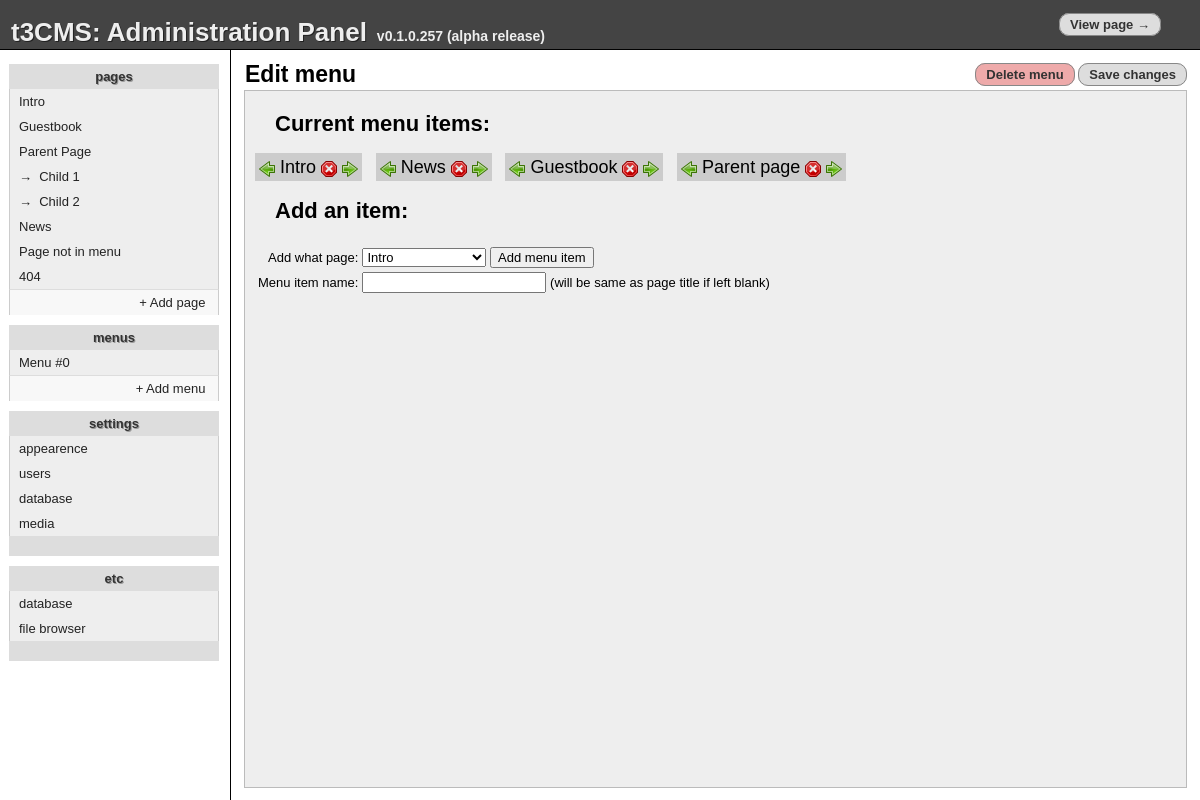
Page /admin.php?edit=menu&menu=0 on the earlier database version.
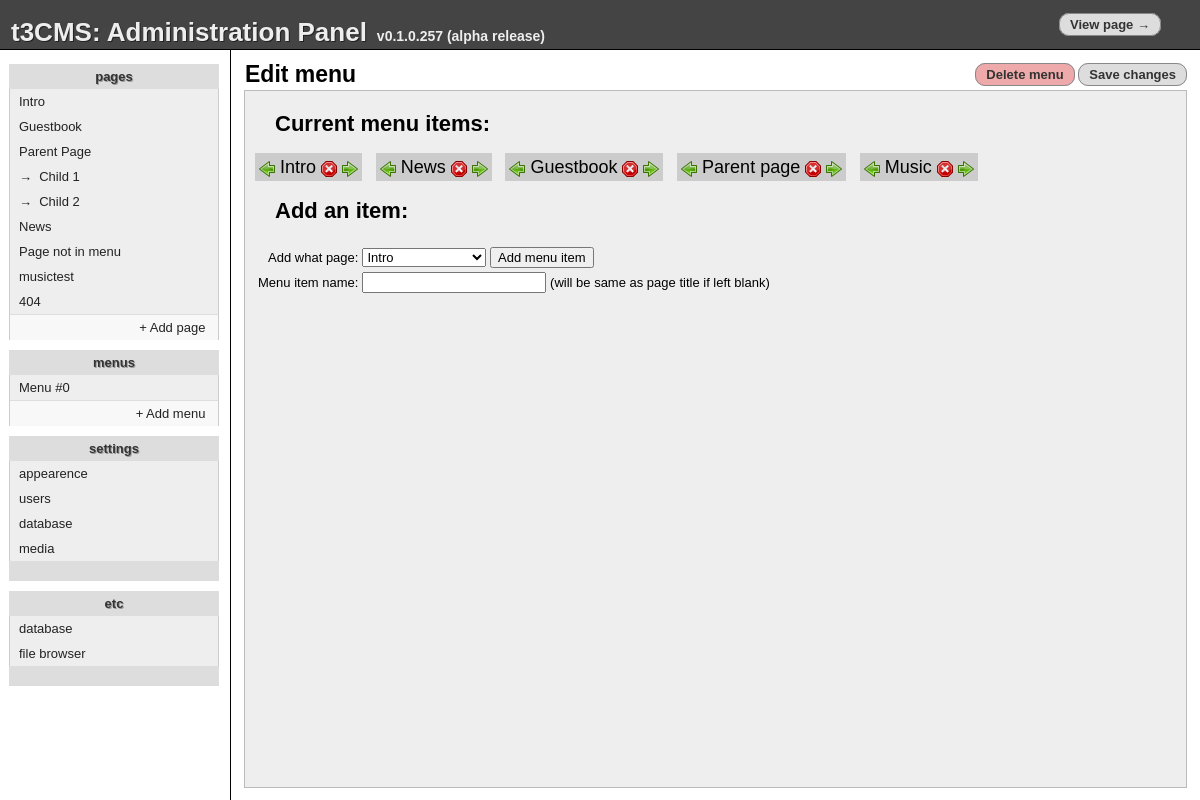
Same page on the later database version.
### tables this page shows
CREATE TABLE "pages" ("id" INTEGER PRIMARY KEY  NOT NULL ,"name" TEXT,"type" TEXT,"content" TEXT,"title" TEXT,"sub" TEXT DEFAULT _ , "special" INTEGER DEFAULT 0);

CREATE TABLE "menus" ("id" INTEGER PRIMARY KEY  AUTOINCREMENT  NOT NULL , "menu" INTEGER NOT NULL  DEFAULT 0, "label" TEXT, "type" TEXT DEFAULT page, "link" TEXT, "sorting" INTEGER DEFAULT 0);

### inc/inc.admin-menus.php (the view, shortened to what this page needs)
<?php
 function a_do_edit_menu($menu){
    $a_new_menu = $_GET['menu']=='_new'?True:False;
    $red = base64_encode("?edit=menu&menu=$menu");
    if($a_new_menu){
        print "        <div id=\"settings\" class=\"tabcontainer\"><h3>Sorry - You cannot add more menus for now.</h3></div>\n";
    }
    else{
	print <<<END
    <form style="display:block;height:100%;margin:0px;padding:0px;" action="?save=menu&menu=$menu&sub=additem&red=$red" method="post">
     <table style="height:100%;padding-top:6px" width="100%" height="100%">
      <tr>
       <td height="14">
        <h3 style="margin:0px;display:inline;margin-left:10px">Edit menu</h3>
       </td>
       <td style="text-align:right;padding-right:10px;height:30px">
        <a href="javascript:deleteMenu()" class="butlink butdanger">Delete menu</a>
        <a href="javascript:document.forms[0].submit()" class="butlink">Save changes</a>
       </td>
      </tr>
      <tr>
       <td colspan="3" style="padding:10px;padding-top:0px">
        <div id="menu" class="tabcontainer">
         <h3>Current menu items:</h3>
END;
    $a_menu_items = a_get_menu_items($menu);
    foreach($a_menu_items as $menu_item){
        $esc_text = htmlentities($menu_item[1]);
        $miID = "mi{$menu}-{$menu_item[3]}";
        print "         <span id=\"$miID\" class=\"editMenuItem\">".
        "<a href=\"javascript:moveMenuItem($menu,{$menu_item[3]},-1)\"><img src=\"img/go-previous16.png\" alt=\"[<]\" title=\"Move left\" /></a>".
        " $esc_text ".
        "<a href=\"javascript:removeMenuItem($menu,{$menu_item[3]},'$esc_text')\"><img src=\"img/process-stop16.png\" alt=\"[x]\" title=\"Remove this item\" /></a> ".
        "<a href=\"javascript:moveMenuItem($menu,{$menu_item[3]},1)\"><img src=\"img/go-next16.png\" alt=\"[>]\" title=\"Move right\" /></a>".
        "</span>\n";
    }
print <<<END
         <h3>Add an item:</h3>
          <table>
           <tr>
            <td align="right">Add what page:</td>
            <td>
             <select name="target">
END;
    $a_page_addables = a_get_nonmenu_items();
    print_r($a_page_addables);
    foreach($a_page_addables as $a_page_addable){
        print "           <option value=\"{$a_page_addable[0]}\">{$a_page_addable[1]}</option>\n";
    }
print <<<END
             </select>
             <input type="submit" value="Add menu item" />
           </td>
          </tr>
          <tr>
           <td align="right">Menu item name:</td>
           <td><input type="text" name="label" /> (will be same as page title if left blank)</td>
          </tr>
         </table>
        </div>
       </td>
      </tr>
     </table>
    </form>
END;
 }
 }
?>

### inc/inc.admin.php (shortened to what this page needs)
<?php
 include_once('inc/inc.db.php');
 function a_do_pages($sub = '_', $lvl = 0){
    global $_DB;
    $active_page = $_GET['page'];
    foreach ($_DB->query("SELECT * FROM pages where sub='$sub' ORDER BY special,id") as $r){
        $spacing = str_repeat('&rarr;&nbsp;&nbsp;',$lvl);
        $active = $active_page==$r['name']?' active':'';
        print "   <a href=\"?edit=page&page={$r['name']}\" class=\"$active\">$spacing{$r['title']}</a>\n";
        a_do_pages($r['name'], $lvl+1);
    }
 }
  function a_get_menu_items($menu){
    global $_DB;
    $retarr = array();
    foreach ($_DB->query("SELECT * FROM menus where menu='$menu' ORDER BY sorting") as $r){
        $retarr[] = array($r['type'],$r['label'],$r['link'],$r['id']);
    }
    return $retarr;
 }
 function a_get_nonmenu_items(){
    global $_DB;
    foreach ($_DB->query("SELECT * FROM pages where sub='_'") as $r){
        $retarr[] = array($r['name'],$r['title']);
    }
    return $retarr;
 }
 function a_do_menus(){
    global $_DB;
	$a = array();
    foreach ($_DB->query("SELECT * FROM menus") as $r){
		if (! in_array($r['menu'],$a)){
			print "   <a href=\"?edit=menu&menu={$r['menu']}\">Menu #{$r['menu']}</a>\n";
			$a[] = $r['menu'];
		}
    }
 }
?>

Differences in the rows shown:
added pages: title "musictest", shown under "v0.1.0.257 (alpha release)"
added menus: label "Music", shown under "Current menu items:"
